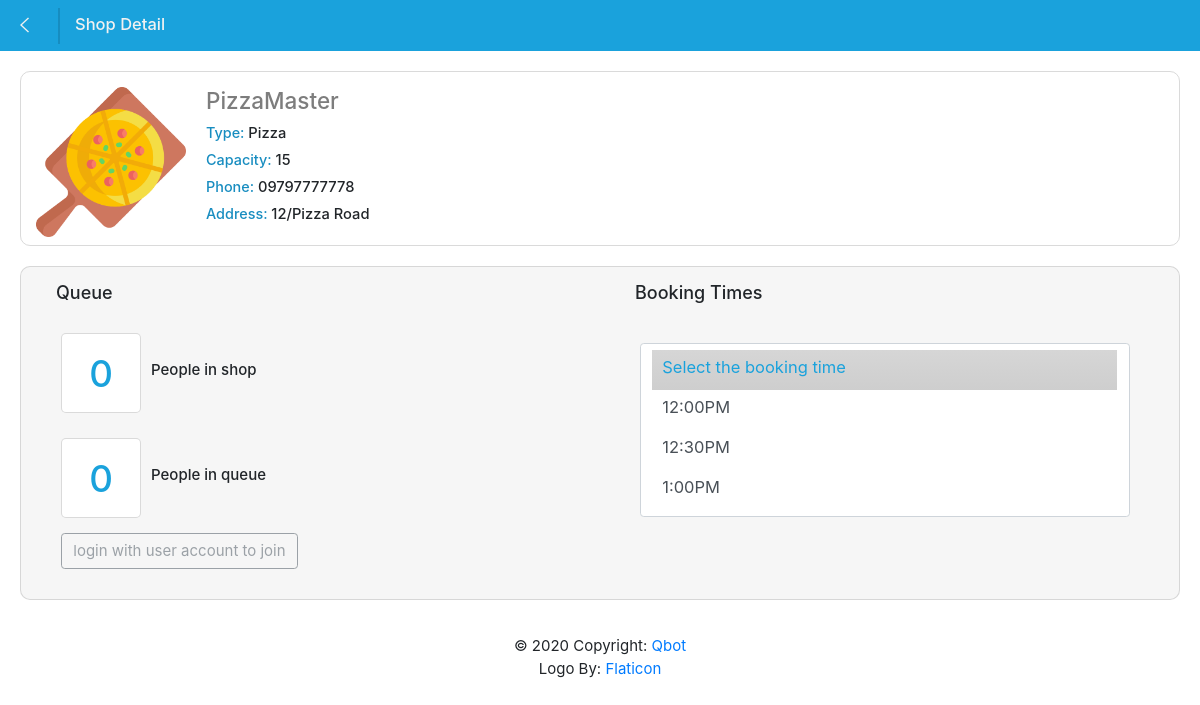
/shop/5/ (signed in), run on the app's committed database.
### mainapp/models.py (models this page shows, shortened)
class Shop(models.Model):
    BLANK = ''
    INT_BLANK = 0
    user = models.ForeignKey(User, on_delete=models.CASCADE, related_name='shops', blank=True, null=True)
    name = models.CharField(max_length=128, blank=True)
    shop_type = models.CharField(max_length=64, blank=True)
    capacity = models.PositiveIntegerField(default=INT_BLANK)
    phone_number = models.CharField(max_length=12, blank=True)
    address = models.CharField(max_length=256, blank=True)
    logo = models.ImageField(upload_to=get_upload_path ,default='mainapp/logos/default.png')

### mainapp/views.py (the view)
# urls.py: path("shop/<int:shop_id>/", views.shop, name="shop"),
def shop(request, shop_id):
    try:
        shop = Shop.objects.get(pk=shop_id)
        in_serving, in_queue = get_num_customer(shop_id)
        phone_number = request.session['phone_number']
    except Shop.DoesNotExist:
        raise Http404("Shop does not exist")
    except KeyError:
        status = None
        num_priors = 0
    else:
        status, num_priors = get_customer_status(shop_id, phone_number)
    context = {
        "shop": shop,
        "ret": request.POST.get('ret') or 'shop_list',
        "in_serving": in_serving,
        "in_queue": in_queue,
        "status": status,
        "num_priors": num_priors
    }
    return render(request, "mainapp/shop.html", context)

### mainapp/views.py (called while the page is built)
def get_num_customer(shop_id):
    shop = get_object_or_404(Shop, pk=shop_id)
    queues = shop.queue_set.filter(Q(status=Queue.Status.QUEUE)
        | Q(status=Queue.Status.BOOK))
    servings = shop.queue_set.filter(Q(status=Queue.Status.SERVING)
        | Q(status=Queue.Status.ONCALL))
    return len(servings), len(queues)

### mainapp/templates/mainapp/shop.html (shortened to what this page needs)
{% extends "mainapp/base_with_nav.html" %}
{% load static%}
{% block pagehead %}
    Shop Detail
{% endblock %}
{% block backlink %}
    <a href="{% url ret %}"><i class="ion-ios-arrow-left back-btn"></i></a>
{% endblock %}
{% block body %}
    <div class="container-custom no-gutters">
        <div class="shop-container">
              <img src="{{ MEDIA_URL }}{{ shop.logo.name }}" alt="Shop logo">
              <div class="shop-detail-text">
                  <a class="link-header" href="{% url 'shop' shop.id %}"><h4>{{shop.name}}</h4></a>
                  <p><span>Type: </span>{{shop.shop_type}}</p>
                  <p><span>Capacity: </span>{{shop.capacity}}</p>
                  <p><span>Phone: </span>{{shop.phone_number}}</p>
                  <p><span>Address: </span>{{shop.address}}</p>
              </div>
        </div>
        <div class="shop-container back-grey">
          <div class="row">
            <div class="quebook-info col-sm-6">
              <h2>Queue</h2>
              <div class="row no-gutters">
                <p class="counter-text">{{ in_serving }}</p>
                <p class="counter-info">People in shop</p>
              </div>
              <div class="row no-gutters">
                <p class="counter-text">{{ in_queue }}</p>
                <p class="counter-info">People in queue</p>
              </div>
              {% if user.username %}
              <div class="row">
                <button type="button" class="btn btn-outline-secondary" disabled>login with user account to join</button>
              </div>
              {% elif status %}
              <div class="row">
                <button type="button" class="btn btn-outline-secondary" disabled>You already joined</button>
              </div>
              {% else %}
                <a href="{% url 'queue' shop.id %}" class="join-btn">Join</a>
              {% endif %}
            </div>
            <div class="quebook-info col-sm-6 no-gutters">
              <h2>Booking Times</h2>
              <form>
                <div class="row booking-row">
                    <select class="custom-select book-select" multiple>
                      <option selected>Select the booking time</option>
                      <option value="1">12:00PM</option>
                      <option value="2">12:30PM</option>
                      <option value="3">1:00PM</option>
                    </select>
                </div>
                {% if user.username %}
                <h2>&nbsp;</h2>
                {% else %}
                  <a href="#" class="book-btn">Book</a>
                {% endif %}
              </form>
              </div>
            </div>
          </div>
        </div>
{% endblock %}

### mainapp/static/mainapp/css/style.css (style rules this page uses)
html { background-color: rgb(255, 255, 255); color: rgb(255, 255, 255); font-family: 'Montserrat', 'Arial', sans-serif; font-weight: 300; font-size: 15px; text-rendering: optimizeLegibility; }
.link-header { text-decoration: none; color: #7D7D7D; }
.back-btn { font-size: 160%; display: inline-block; color : rgb(241, 241, 241); width: 45px; border-right: 2px solid rgb(22, 141, 192); padding-left: 5px; }
.back-grey { background-color: #f6f6f6; }
.shop-container { padding: 15px; margin: 20px; border-radius: 10px; border: 1px solid rgba(199, 199, 199, 0.664); }
.shop-container img { display: inline-block; float: left; max-width: 150px; width: 22%; height: auto; }
.shop-detail-text { display: inline-block; margin-left: 20px; }
.shop-detail-text p { font-size: 98%; font-weight: 500; margin-bottom: 5px; }
.shop-detail-text span { font-size: 98%; color: rgb(24, 141, 192); }
.quebook-info { padding-left: 20px; }
.quebook-info .row { margin-left: 20px; }
.quebook-info .row:last-child { margin-bottom: 15px; }
.quebook-info h2 { margin-left: 15px; margin-bottom: 20px; font-size: 120%; }
.counter-text { display: inline-block; float: left; text-align: center; margin-top: 10px; padding-top: 12px; font-size: 245%; font-weight: 500; width: 80px; height: 80px; background-color: rgb(255, 255, 255); border-radius: 5px; border: 1px solid rgba(199, 199, 199, 0.664); color: #1AA2DC; }
.counter-info { margin-left: 10px; font-weight: 500; font-size: 100%; padding-top: 36px; display: inline-block; }
.booking-row { padding-top: 20px; width: 90%; }
.book-select { font-size: 110%; }
.book-select option { display: block; padding-left: 10px; padding-top: 7px; background-color: rgb(255, 255, 255); height: 40px; transition: color 0.2s, background-color 0.2s; }
.book-select option:checked, option:hover { background: white linear-gradient(to bottom, rgb(214, 214, 214), rgb(206, 206, 206)); color: #1AA2DC; }

### data on the page
Shop: logo.name (picture), name "PizzaMaster", shop_type "Pizza", capacity "15", phone_number "09797777778", address "12/Pizza Road"

### other printed values
{{ in_serving }} "0"
{{ in_queue }} "0"
